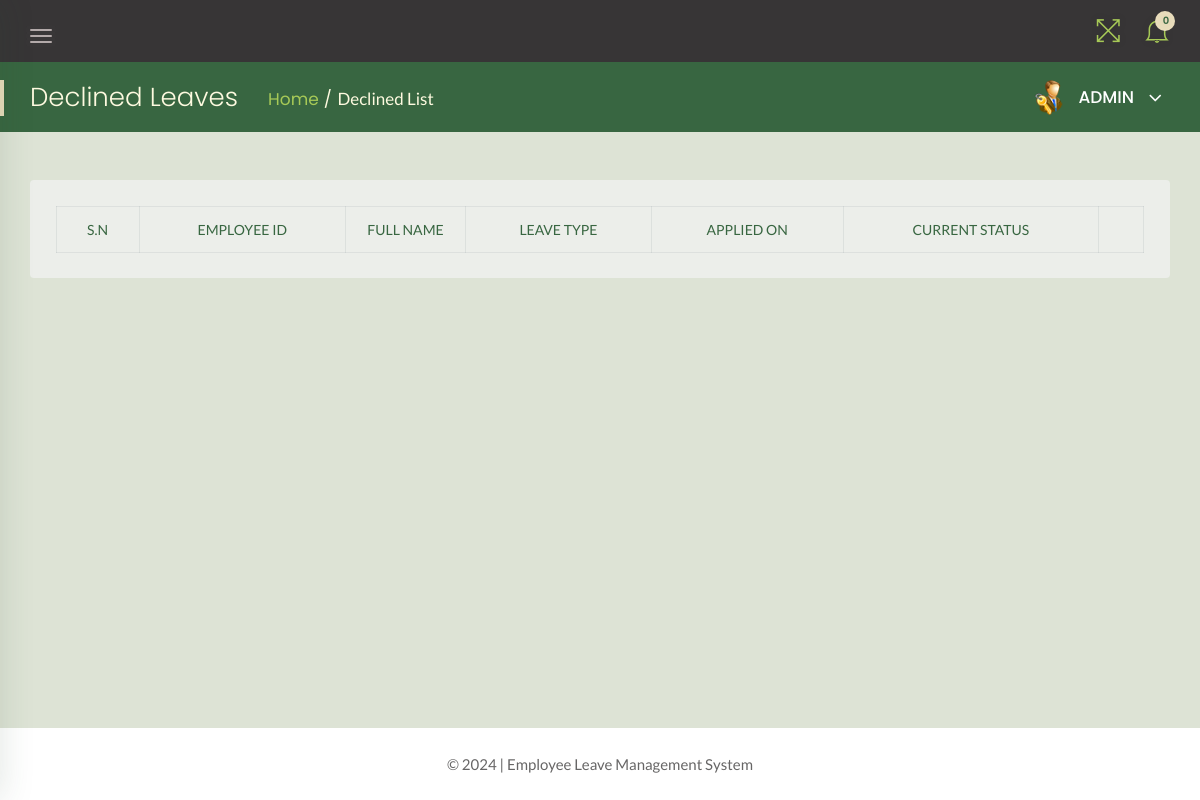
Before: /admin/declined-history.php (signed in) with the older database file.
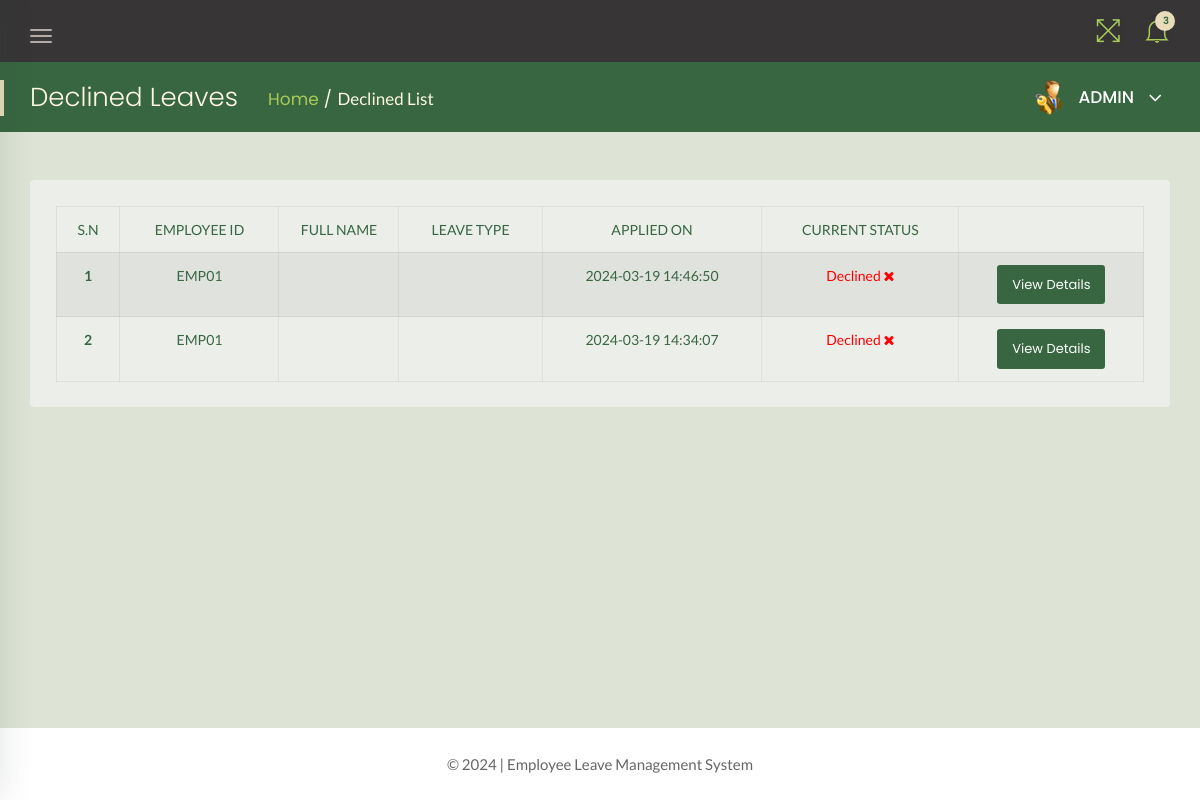
After: the same page with the newer database file.
### tables this page shows
CREATE TABLE `leave_requests` (
  `SN` int(10) NOT NULL,
  `requestee` varchar(50) DEFAULT NULL,
  `leaveType` varchar(255) DEFAULT NULL,
  `appliedOn` timestamp NOT NULL DEFAULT current_timestamp() ON UPDATE current_timestamp(),
  `status` int(1) NOT NULL,
  `isRead` int(1) NOT NULL,
  `startDate` varchar(120) NOT NULL,
  `endDate` varchar(120) NOT NULL,
  `amount` int(2) NOT NULL,
  `description` mediumtext NOT NULL,
  `effectiveDate` int(11) NOT NULL,
  `AdminRemark` mediumtext DEFAULT NULL,
  `AdminRemarkDate` varchar(120) DEFAULT NULL
);

CREATE TABLE `employee` (
  `SN` int(10) NOT NULL,
  `empCode` varchar(50) NOT NULL,
  `fName` varchar(255) NOT NULL,
  `department` varchar(50) NOT NULL,
  `position` varchar(50) NOT NULL,
  `email` varchar(50) NOT NULL,
  `password` varchar(50) NOT NULL,
  `status` int(1) NOT NULL
);

### admin/declined-history.php (the view, shortened to what the changed rows need)
<?php
    include('../includes/dbconn.php');
    if(strlen($_SESSION['alogin'])==0){
        header('location:index.php');
    } else {
 ?>
<!doctype html>
<html class="no-js" lang="en">
<head>
    <link rel="stylesheet" href="../assets/css/bootstrap.min.css">
    <link rel="stylesheet" href="../assets/css/font-awesome.min.css">
    <link rel="stylesheet" href="../assets/css/themify-icons.css">
    <link rel="stylesheet" href="../assets/css/metisMenu.css">
    <link rel="stylesheet" href="../assets/css/owl.carousel.min.css">
    <link rel="stylesheet" href="../assets/css/slicknav.min.css">
    <link rel="stylesheet" href="https://www.amcharts.com/lib/3/plugins/export/export.css" type="text/css" media="all" />
    <link rel="stylesheet" type="text/css" href="https://cdn.datatables.net/1.10.19/css/jquery.dataTables.css">
    <link rel="stylesheet" type="text/css" href="https://cdn.datatables.net/1.10.18/css/dataTables.bootstrap4.min.css">
    <link rel="stylesheet" type="text/css" href="https://cdn.datatables.net/responsive/2.2.3/css/responsive.bootstrap.min.css">
    <link rel="stylesheet" type="text/css" href="https://cdn.datatables.net/responsive/2.2.3/css/responsive.jqueryui.min.css">
    <link rel="stylesheet" href="../assets/css/typography.css">
    <link rel="stylesheet" href="../assets/css/default-css.css">
    <link rel="stylesheet" href="../assets/css/styles.css">
    <link rel="stylesheet" href="../assets/css/responsive.css">
</head>
<body>
    <div class="page-container">
        <div class="main-content">
            <div class="header-area">
                <div class="row align-items-center">
                    <div class="col-md-6 col-sm-8 clearfix">
                        <div class="nav-btn pull-left">
                            <span></span>
                            <span></span>
                            <span></span>
                        </div>
                    </div>
                    <div class="col-md-6 col-sm-4 clearfix">
                        <ul class="notification-area pull-right">
                            <li id="full-view"><i class="ti-fullscreen"></i></li>
                            <?php include '../includes/admin-notification.php'?>
                        </ul>
                    </div>
                </div>
            </div>
            <div class="page-title-area">
                <div class="row align-items-center">
                    <div class="col-sm-6">
                        <div class="breadcrumbs-area clearfix">
                            <h4 class="page-title pull-left">Declined Leaves</h4>
                            <ul class="breadcrumbs pull-left">
                                <li><a href="dashboard.php">Home</a></li>
                                <li><span>Declined List</span></li>
                            </ul>
                        </div>
                    </div>
                    <div class="col-sm-6 clearfix">
                        <div class="user-profile pull-right">
                            <img class="avatar user-thumb" src="../assets/images/admin.png" alt="avatar">
                            <h4 class="user-name dropdown-toggle" data-toggle="dropdown">ADMIN <i class="fa fa-angle-down"></i></h4>
                        </div>
                    </div>
                </div>
            </div>
            <div class="main-content-inner">
                <div class="row">
                                <div class="col-12 mt-5">
                                    <div class="card">
                                        <div class="card-body">
                                        <div class="single-table">
                                            <div class="table-responsive">
                                                <table class="table table-hover table-striped table-bordered progress-table text-center">
                                                <thead class="text-uppercase">
                                                <tr>
                                                        <td>S.N</td>
                                                        <td>Employee ID</td>
                                                        <td width="120">Full Name</td>
                                                        <td>Leave Type</td>
                                                        <td>Applied On</td>
                                                        <td>Current Status</td>
                                                        <td></td>
                                                    </tr>
                                                </thead>
                                                <tbody>
                                                <?php
                                                    $status = 2;
                                                    $sql = "SELECT leave_requests.SN as lid,employee.fName,employee.SN,employee.empCode,leave_requests.leaveType,leave_requests.appliedOn,leave_requests.status from leave_requests join employee on leave_requests.requestee = employee.empCode where leave_requests.status =:status order by lid desc";
                                                    $query = $dbh -> prepare($sql);
                                                    $query->bindParam(':status',$status,PDO::PARAM_STR);
                                                    $query->execute();
                                                    $results = $query->fetchAll(PDO::FETCH_OBJ);
                                                    $cnt = 1;
                                                    if($query->rowCount() > 0){
                                                        foreach($results as $result)
                                                    {
                                                ?>
                                        <tr>
                                            <td> <b><?php echo htmlentities($cnt);?></b></td>
                                            <td><?php echo htmlentities($result->empCode);?></td>
                                            <td><?php echo htmlentities($result->FirstName);?></td>
                                            <td><?php echo htmlentities($result->leavetype);?></td>
                                            <td><?php echo htmlentities($result->appliedOn);?></td>
                                            <td><?php $stats = $result->status;
                                            if($stats==1){
                                             ?>
                                                 <span style="color: green">Approved <i class="fa fa-check-square-o"></i></span>
                                                 <?php } if($stats==2)  { ?>
                                                <span style="color: red">Declined <i class="fa fa-times"></i></span>
                                                 <?php } if($stats==0)  { ?>
                                            <span style="color: blue">Pending <i class="fa fa-spinner"></i></span>
                                            <?php } ?>
                                             </td>
                                    <td><a href="employeeLeave-details.php?leaveid=<?php echo htmlentities($result->lid);?>" class="btn btn-secondary btn-sm">View Details</a></td>
                                    </tr>
                                         <?php $cnt++;} }?>
                                    </tbody>
                                                </table>
                                            </div>
                                        </div>
                                        </div>
                                    </div>
                                </div>
                </div>
                </div>
            </div>
            <?php include '../includes/footer.php' ?>
        </div>
</body>
</html>
<?php } ?>

### includes/admin-notification.php (shortened to what the changed rows need)
<link rel="stylesheet" href="../assets/css/styles.css">
<?php
    include 'dbconn.php';
    $isread = 0;
    $sql = "SELECT SN from leave_requests where isRead = :isread";
    $query = $dbh -> prepare($sql);
    $query->bindParam(':isread',$isread,PDO::PARAM_STR);
    $query->execute();
    $unreadcount = $query->rowCount();
?>
    <li class="dropdown">
        <i class="ti-bell dropdown-toggle" data-toggle="dropdown">
            <span><?php echo htmlentities($unreadcount);?></span>
            </i>
     </li>

Changed rows visible on the page:
added leave_requests: employee.empCode "EMP01", appliedOn "2024-03-19 14:46:50", status "Declined"
added leave_requests: employee.empCode "EMP01", appliedOn "2024-03-19 14:34:07", status "Declined"
Other visible differences:
$unreadcount: "0" → "3"
